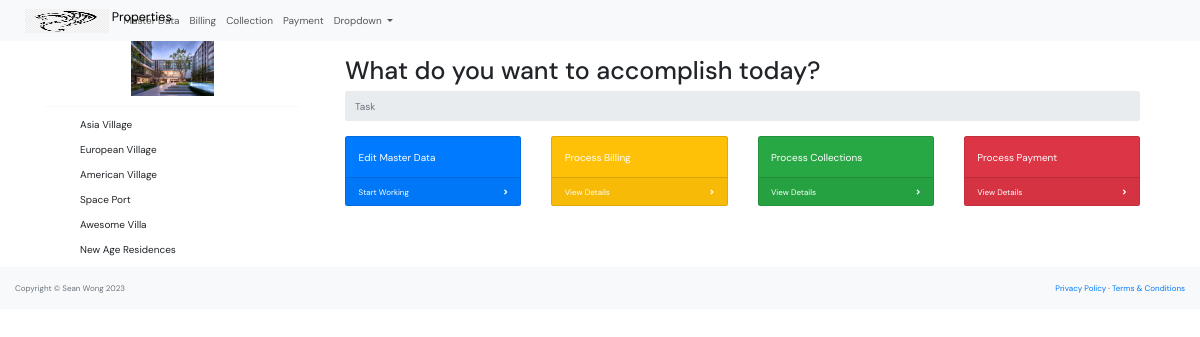
The page / on the database its author committed.
### master_data/models.py (models this page shows)
class Property(models.Model):
    PROPERTY_TYPE = [
        ('L', 'Leasehold'),
        ('F', 'Freehold'),
        ('O', 'Others'),
    ]
    CONTRACT_PERIOD =[
        ('1', '1 Year'),
        ('3', '3 Years'),
        ('5', '5 Years'),
    ]
    name = models.CharField(max_length=250)
    type = models.CharField(max_length=1, choices=PROPERTY_TYPE)
    address = models.CharField(max_length=250)
    postal_code = models.CharField(max_length=10)
    phone = models.CharField(max_length=10)
    web = models.URLField()
    email=models.EmailField(
        unique=True,
        error_messages={
            'unique':'Thie email has already ben registered'
        }
        )
    manager= models.ForeignKey('Manager', null=True, on_delete=models.SET_NULL)
    contract_period=models.CharField(max_length=1, choices=CONTRACT_PERIOD)
    start_date=models.DateField()
    description=models.TextField(null=True, blank=True)
    class Meta:
        constraints = [
            models.CheckConstraint(
                check=Q(start_date__lte=Now()),
                name = "start_date must be less than or equal today"
            )
    ]
    def __str__(self):
        return self.name

### main/views.py (the view)
# urls.py: path('', views.landing, name='landing'),
def landing(request):
    property = Property.objects.all()
    context={'property':property,}
    return render(request, 'main/landing.html', context)

### main/templates/main/landing.html
{% extends 'base.html' %}
{% block content %}
<div class="container">
    <div class="row">
        {% include 'main/sidebar.html' %}
        {% include 'main/feed.html' %}
    </div>
</div>
{% endblock content%}

### main/templates/main/sidebar.html
{% load static %}
<div class="col-3">
    <div class="container text-center">
        <img src="{% static 'images/landing.jpg' %}" class="col-md-6 md-3" alt="...">
    </div>
    <hr>
    <div class="container text-left" >
        <ul>
            {% for item in property %}
                <p> {{item}} </p>
            {% endfor %}
        </ul>
    </div>
</div>

### static/css/style.css (style rules this page uses)
* { font-family: "DM Sans", -apple-system, BlinkMacSystemFont, "Segoe UI", Roboto, Oxygen, Ubuntu, Cantarell, "Open Sans", "Helvetica Neue", sans-serif; margin: 0; padding: 0; box-sizing: border-box; text-rendering: optimizeLegibility; font-size: inherit; }
html { font-size: 56.25%; }
@media only screen and (min-width: 1200px) { html { font-size: 62.5%; } }
body { line-height: 1.6; font-weight: 400; font-size: 1.5rem; color: var(--color-light-gray); background-color: var(--color-bg); min-height: 100vh; }
img { width: 100%; }
.container { max-width: 120rem; width: 90%; margin: auto; }

### rows shown on the page
Property: name "Asia Village"
Property: name "European Village"
Property: name "American Village"
Property: name "Space Port"
Property: name "Awesome Villa"
Property: name "New Age Residences"
